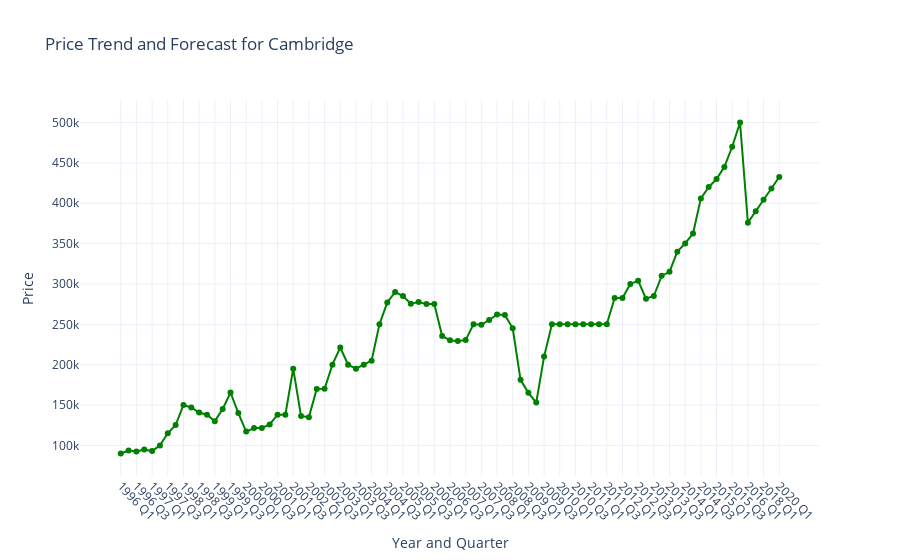
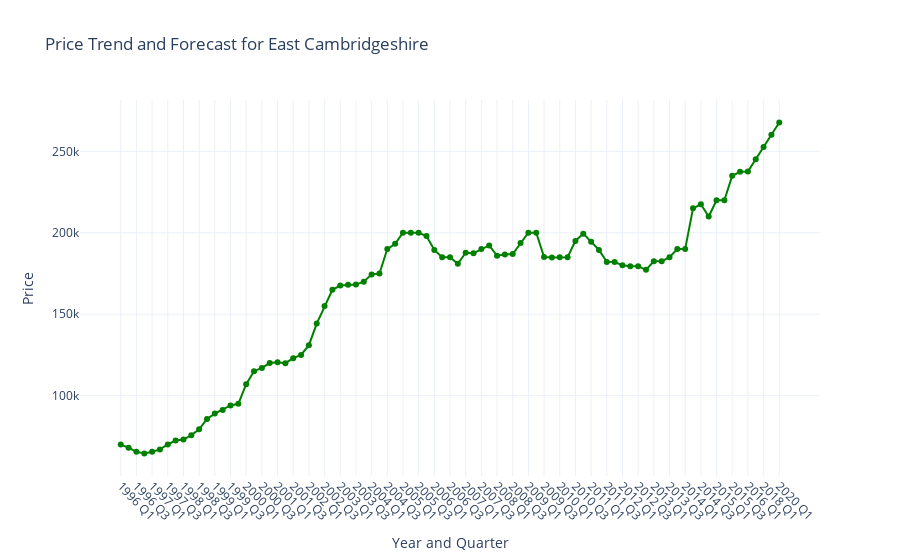
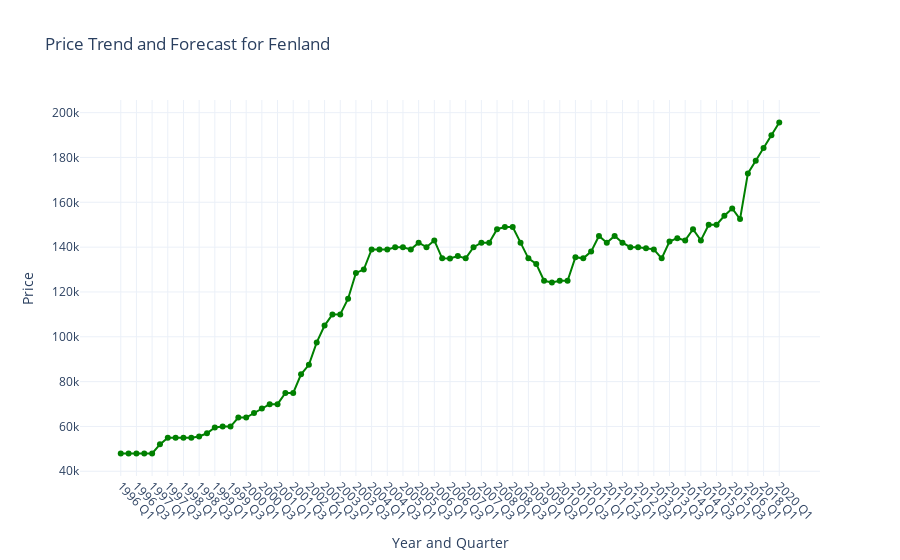
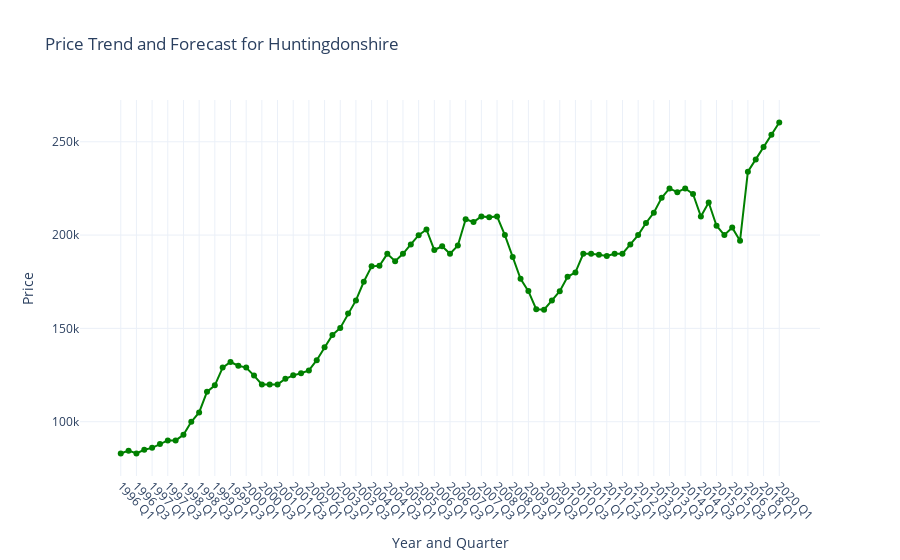

Notebook cell for these charts, in order:
### Code cell
# For each area, fit a linear regression model and forecast prices
for area in areas:
    area_data = df_primary_market[df_primary_market['Area'] == area]

    # Prepare data for regression
    area_data['Year_Index'] = area_data['Year'].astype(int) - area_data['Year'].astype(int).min()
    X = add_constant(area_data['Year_Index'])  # Adds a constant term to the predictor
    y = area_data['Price']

    # Fit the regression model
    model = OLS(y, X).fit()
    
    # Print summary of regression
    print(f"Regression summary for {area}:\n", model.summary())

    # forecast for the next 5 years
    forecast_years = pd.DataFrame({'Year_Index': range(area_data['Year_Index'].max() + 1, area_data['Year_Index'].max() + 6)})
    forecast_years = add_constant(forecast_years)  # Add the constant term
    predictions = model.predict(forecast_years)

    # create a DataFrame for plotting forecasted values
    forecasted_data = pd.DataFrame({
        'Year_Quarter': [str(year) + ' Q1' for year in range(area_data['Year'].max() + 1, area_data['Year'].max() + 6)],
        'Price': predictions
    })

    # combine historical and forecasted data
    combined_data = pd.concat([area_data, forecasted_data])

    # Plotting with Plotly
    fig = px.line(combined_data, x='Year_Quarter', y='Price', 
                  title=f'Price Trend and Forecast for {area}', 
                  labels={'Year_Quarter': 'Year and Quarter', 'Price': 'Price'},
                  markers=True,
                  color_discrete_sequence=['green'])

    fig.update_layout(
        xaxis_title='Year and Quarter',
        yaxis_title='Price',
        xaxis=dict(tickangle=45),
        template='plotly_white',
        autosize=True
    )

    fig.show()

### Figure 1 — Plotly figure (JSON) as saved in the notebook; plotly's stock layout.template omitted (floating-point values rounded to 4 significant figures)
{"data": [{"hovertemplate": "Year and Quarter=%{x}<br>Price=%{y}<extra></extra>", "legendgroup": "", "line": {"color": "green", "dash": "solid"}, "marker": {"symbol": "circle"}, "mode": "lines+markers", "name": "", "orientation": "v", "showlegend": false, "type": "scatter", "x": ["1996 Q1", "1996 Q2", "1996 Q3", "1996 Q4", "1997 Q1", "1997 Q2", "1997 Q3", "1997 Q4", "1998 Q1", "1998 Q2", "1998 Q3", "1998 Q4", "1999 Q1", "1999 Q2", "1999 Q3", "1999 Q4", "2000 Q1", "2000 Q2", "2000 Q3", "2000 Q4", "2001 Q1", "2001 Q2", "2001 Q3", "2001 Q4", "2002 Q1", "2002 Q2", "2002 Q3", "2002 Q4", "2003 Q1", "2003 Q2", "2003 Q3", "2003 Q4", "2004 Q1", "2004 Q2", "2004 Q3", "2004 Q4", "2005 Q1", "2005 Q2", "2005 Q3", "2005 Q4", "2006 Q1", "2006 Q2", "2006 Q3", "2006 Q4", "2007 Q1", "2007 Q2", "2007 Q3", "2007 Q4", "2008 Q1", "2008 Q2", "2008 Q3", "2008 Q4", "2009 Q1", "2009 Q2", "2009 Q3", "2009 Q4", "2010 Q1", "2010 Q2", "2010 Q3", "2010 Q4", "2011 Q1", "2011 Q2", "2011 Q3", "2011 Q4", "2012 Q1", "2012 Q2", "2012 Q3", "2012 Q4", "2013 Q1", "2013 Q2", "2013 Q3", "2013 Q4", "2014 Q1", "2014 Q2", "2014 Q3", "2014 Q4", "2015 Q1", "2015 Q2", "2015 Q3", "2015 Q4", "2016 Q1", "2017 Q1", "2018 Q1", "2019 Q1", "2020 Q1"], "xaxis": "x", "y": [90000, 93525, 92500, 94977, 92950, 99995, 115000, 125204, 150000, 147000, 140750, 138000, 130000, 145000, 165500, 139975, 117100, 121500, 121500, 126000, 138000, 138000, 195000, 136332, 134995, 169995, 170223, 200000, 221300, 200000, 194998, 199973, 204998, 249995, 276995, 289995, 285000, 275500, 277500, 275000, 275000, 235401, 230326, 229165, 230602, 250000, 249375, 255289, 262000, 261625, 245000, 181250, 165119, 153000, 209975, 249999, 250000, 250000, 250000, 250000, 250000, 250000, 250000, 282495, 282500, 300000, 304000, 281650, 285000, 310000, 315000, 340000, 350250, 362500, 406000, 419975, 430000, 445000, 469950, 499950, 376000.0, 390100.0, 404200.0, 418400.0, 432500.0], "yaxis": "y"}], "layout": {"autosize": true, "legend": {"tracegroupgap": 0}, "title": {"text": "Price Trend and Forecast for Cambridge"}, "xaxis": {"anchor": "y", "domain": [0, 1], "tickangle": 45, "title": {"text": "Year and Quarter"}}, "yaxis": {"anchor": "x", "domain": [0, 1], "title": {"text": "Price"}}}}

### Figure 2 — Plotly figure (JSON) as saved in the notebook; plotly's stock layout.template omitted (floating-point values rounded to 4 significant figures)
{"data": [{"hovertemplate": "Year and Quarter=%{x}<br>Price=%{y}<extra></extra>", "legendgroup": "", "line": {"color": "green", "dash": "solid"}, "marker": {"symbol": "circle"}, "mode": "lines+markers", "name": "", "orientation": "v", "showlegend": false, "type": "scatter", "x": ["1996 Q1", "1996 Q2", "1996 Q3", "1996 Q4", "1997 Q1", "1997 Q2", "1997 Q3", "1997 Q4", "1998 Q1", "1998 Q2", "1998 Q3", "1998 Q4", "1999 Q1", "1999 Q2", "1999 Q3", "1999 Q4", "2000 Q1", "2000 Q2", "2000 Q3", "2000 Q4", "2001 Q1", "2001 Q2", "2001 Q3", "2001 Q4", "2002 Q1", "2002 Q2", "2002 Q3", "2002 Q4", "2003 Q1", "2003 Q2", "2003 Q3", "2003 Q4", "2004 Q1", "2004 Q2", "2004 Q3", "2004 Q4", "2005 Q1", "2005 Q2", "2005 Q3", "2005 Q4", "2006 Q1", "2006 Q2", "2006 Q3", "2006 Q4", "2007 Q1", "2007 Q2", "2007 Q3", "2007 Q4", "2008 Q1", "2008 Q2", "2008 Q3", "2008 Q4", "2009 Q1", "2009 Q2", "2009 Q3", "2009 Q4", "2010 Q1", "2010 Q2", "2010 Q3", "2010 Q4", "2011 Q1", "2011 Q2", "2011 Q3", "2011 Q4", "2012 Q1", "2012 Q2", "2012 Q3", "2012 Q4", "2013 Q1", "2013 Q2", "2013 Q3", "2013 Q4", "2014 Q1", "2014 Q2", "2014 Q3", "2014 Q4", "2015 Q1", "2015 Q2", "2015 Q3", "2015 Q4", "2016 Q1", "2017 Q1", "2018 Q1", "2019 Q1", "2020 Q1"], "xaxis": "x", "y": [69950, 68000, 65500, 64500, 65500, 66973, 70000, 72500, 73000, 75738, 79325, 85723, 88995, 91250, 94000, 95000, 106995, 115000, 117000, 120000, 120500, 119950, 123000, 125000, 131000, 144250, 155000, 165000, 167575, 168075, 168196, 169995, 174449, 175000, 189995, 193250, 199995, 200000, 199950, 197975, 189475, 184973, 184999, 181000, 187750, 187450, 189995, 192250, 185900, 186700, 186950, 193700, 200000, 200000, 185150, 184748, 184998, 184998, 195000, 199475, 194498, 189495, 182125, 182000, 180000, 179500, 179500, 177248, 182500, 182500, 185000, 190000, 190000, 215000, 217498, 209975, 219995, 219995, 235000, 237475, 237700.0, 245200.0, 252700.0, 260200.0, 267700.0], "yaxis": "y"}], "layout": {"autosize": true, "legend": {"tracegroupgap": 0}, "title": {"text": "Price Trend and Forecast for East Cambridgeshire"}, "xaxis": {"anchor": "y", "domain": [0, 1], "tickangle": 45, "title": {"text": "Year and Quarter"}}, "yaxis": {"anchor": "x", "domain": [0, 1], "title": {"text": "Price"}}}}

### Figure 3 — Plotly figure (JSON) as saved in the notebook; plotly's stock layout.template omitted (floating-point values rounded to 4 significant figures)
{"data": [{"hovertemplate": "Year and Quarter=%{x}<br>Price=%{y}<extra></extra>", "legendgroup": "", "line": {"color": "green", "dash": "solid"}, "marker": {"symbol": "circle"}, "mode": "lines+markers", "name": "", "orientation": "v", "showlegend": false, "type": "scatter", "x": ["1996 Q1", "1996 Q2", "1996 Q3", "1996 Q4", "1997 Q1", "1997 Q2", "1997 Q3", "1997 Q4", "1998 Q1", "1998 Q2", "1998 Q3", "1998 Q4", "1999 Q1", "1999 Q2", "1999 Q3", "1999 Q4", "2000 Q1", "2000 Q2", "2000 Q3", "2000 Q4", "2001 Q1", "2001 Q2", "2001 Q3", "2001 Q4", "2002 Q1", "2002 Q2", "2002 Q3", "2002 Q4", "2003 Q1", "2003 Q2", "2003 Q3", "2003 Q4", "2004 Q1", "2004 Q2", "2004 Q3", "2004 Q4", "2005 Q1", "2005 Q2", "2005 Q3", "2005 Q4", "2006 Q1", "2006 Q2", "2006 Q3", "2006 Q4", "2007 Q1", "2007 Q2", "2007 Q3", "2007 Q4", "2008 Q1", "2008 Q2", "2008 Q3", "2008 Q4", "2009 Q1", "2009 Q2", "2009 Q3", "2009 Q4", "2010 Q1", "2010 Q2", "2010 Q3", "2010 Q4", "2011 Q1", "2011 Q2", "2011 Q3", "2011 Q4", "2012 Q1", "2012 Q2", "2012 Q3", "2012 Q4", "2013 Q1", "2013 Q2", "2013 Q3", "2013 Q4", "2014 Q1", "2014 Q2", "2014 Q3", "2014 Q4", "2015 Q1", "2015 Q2", "2015 Q3", "2015 Q4", "2016 Q1", "2017 Q1", "2018 Q1", "2019 Q1", "2020 Q1"], "xaxis": "x", "y": [47950, 47950, 47950, 47950, 47950, 52000, 54950, 54950, 54950, 54950, 55500, 56950, 59500, 59950, 59950, 64000, 63975, 65950, 67950, 69950, 69950, 74950, 74950, 83250, 87498, 97500, 104998, 109950, 110000, 117000, 128498, 130000, 139000, 139000, 139000, 139950, 139950, 139000, 142000, 140000, 142995, 135000, 134950, 136000, 135000, 140000, 142000, 142000, 148000, 149000, 149000, 142000, 135000, 132500, 125000, 124250, 125000, 125000, 135500, 135000, 138000, 145000, 142000, 145000, 142000, 139995, 139973, 139475, 139000, 135000, 142495, 144000, 143000, 147998, 143000, 149995, 149995, 153998, 157250, 152500, 172900.0, 178600.0, 184200.0, 189900.0, 195600.0], "yaxis": "y"}], "layout": {"autosize": true, "legend": {"tracegroupgap": 0}, "title": {"text": "Price Trend and Forecast for Fenland"}, "xaxis": {"anchor": "y", "domain": [0, 1], "tickangle": 45, "title": {"text": "Year and Quarter"}}, "yaxis": {"anchor": "x", "domain": [0, 1], "title": {"text": "Price"}}}}

### Figure 4 — Plotly figure (JSON) as saved in the notebook; plotly's stock layout.template omitted (floating-point values rounded to 4 significant figures)
{"data": [{"hovertemplate": "Year and Quarter=%{x}<br>Price=%{y}<extra></extra>", "legendgroup": "", "line": {"color": "green", "dash": "solid"}, "marker": {"symbol": "circle"}, "mode": "lines+markers", "name": "", "orientation": "v", "showlegend": false, "type": "scatter", "x": ["1996 Q1", "1996 Q2", "1996 Q3", "1996 Q4", "1997 Q1", "1997 Q2", "1997 Q3", "1997 Q4", "1998 Q1", "1998 Q2", "1998 Q3", "1998 Q4", "1999 Q1", "1999 Q2", "1999 Q3", "1999 Q4", "2000 Q1", "2000 Q2", "2000 Q3", "2000 Q4", "2001 Q1", "2001 Q2", "2001 Q3", "2001 Q4", "2002 Q1", "2002 Q2", "2002 Q3", "2002 Q4", "2003 Q1", "2003 Q2", "2003 Q3", "2003 Q4", "2004 Q1", "2004 Q2", "2004 Q3", "2004 Q4", "2005 Q1", "2005 Q2", "2005 Q3", "2005 Q4", "2006 Q1", "2006 Q2", "2006 Q3", "2006 Q4", "2007 Q1", "2007 Q2", "2007 Q3", "2007 Q4", "2008 Q1", "2008 Q2", "2008 Q3", "2008 Q4", "2009 Q1", "2009 Q2", "2009 Q3", "2009 Q4", "2010 Q1", "2010 Q2", "2010 Q3", "2010 Q4", "2011 Q1", "2011 Q2", "2011 Q3", "2011 Q4", "2012 Q1", "2012 Q2", "2012 Q3", "2012 Q4", "2013 Q1", "2013 Q2", "2013 Q3", "2013 Q4", "2014 Q1", "2014 Q2", "2014 Q3", "2014 Q4", "2015 Q1", "2015 Q2", "2015 Q3", "2015 Q4", "2016 Q1", "2017 Q1", "2018 Q1", "2019 Q1", "2020 Q1"], "xaxis": "x", "y": [83000, 84500, 83000, 84973, 86000, 87998, 89995, 90000, 92995, 99950, 105000, 116000, 119500, 128995, 132000, 130000, 128995, 124725, 119950, 119995, 120000, 122995, 124850, 125950, 127500, 132973, 139950, 146498, 150250, 158000, 165000, 175000, 183248, 183500, 189950, 185995, 189950, 195000, 199950, 202995, 191995, 194000, 189995, 194375, 208498, 206998, 210000, 209498, 210000, 199995, 188298, 176600, 169973, 160250, 160000, 164975, 169950, 177625, 180000, 190000, 189995, 189500, 188750, 189995, 190000, 194995, 200000, 206475, 212000, 219998, 224995, 222995, 225000, 222000, 210000, 217475, 204995, 200000, 203995, 197000, 234000.0, 240600.0, 247100.0, 253700.0, 260300.0], "yaxis": "y"}], "layout": {"autosize": true, "legend": {"tracegroupgap": 0}, "title": {"text": "Price Trend and Forecast for Huntingdonshire"}, "xaxis": {"anchor": "y", "domain": [0, 1], "tickangle": 45, "title": {"text": "Year and Quarter"}}, "yaxis": {"anchor": "x", "domain": [0, 1], "title": {"text": "Price"}}}}
